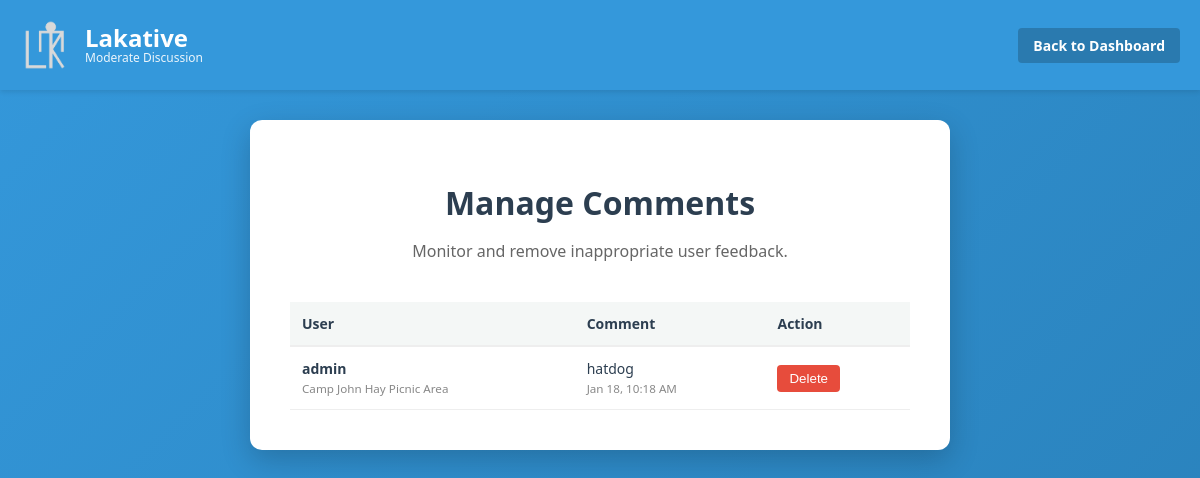
Page /manage_comments.php (signed in) on the earlier database version.
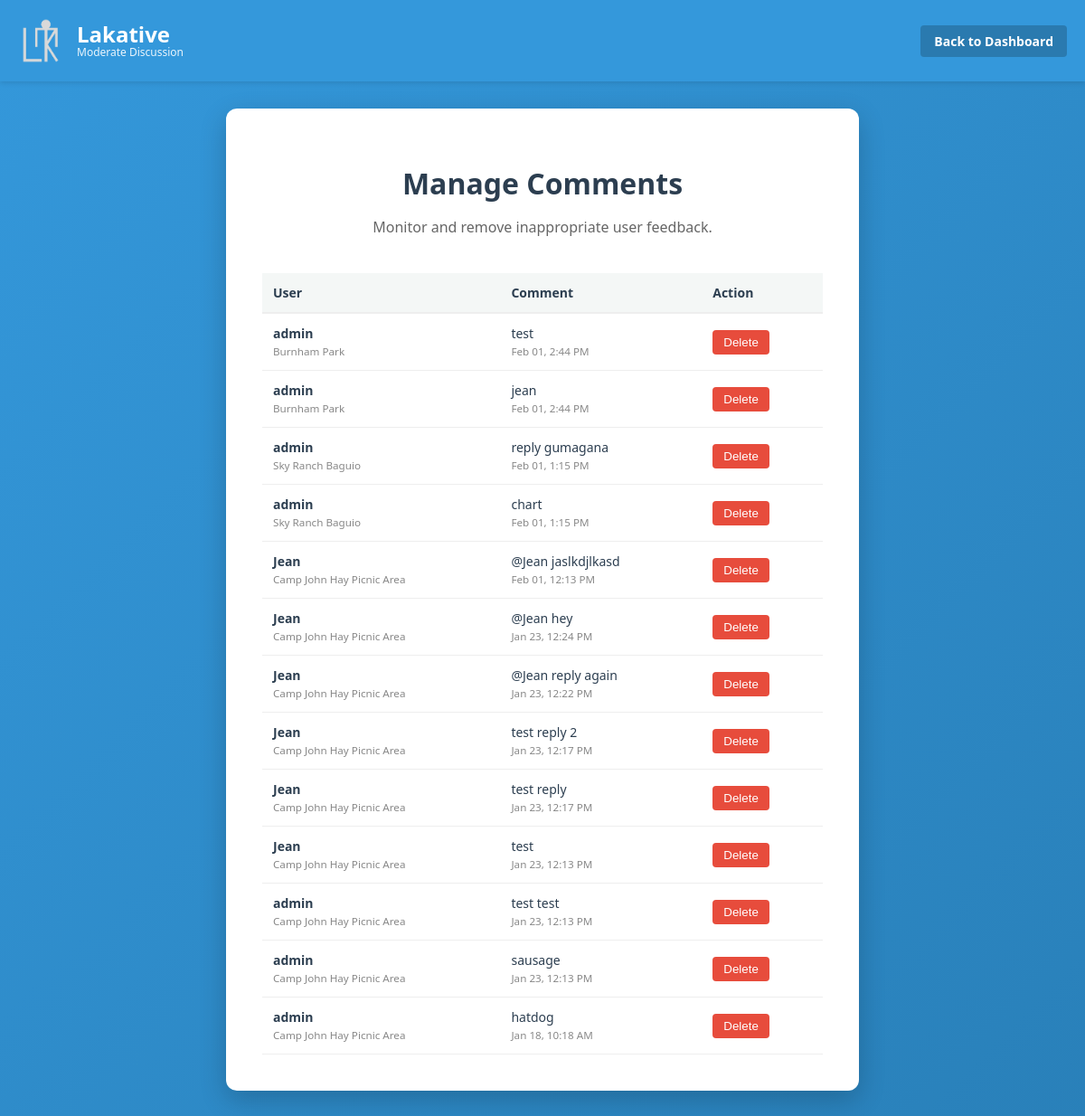
Same page on the later database version.
### tables this page shows
CREATE TABLE `comments` (
  `id` int(11) NOT NULL,
  `user_id` int(11) NOT NULL,
  `location_id` int(11) NOT NULL,
  `comment_text` text NOT NULL,
  `created_at` timestamp NOT NULL DEFAULT current_timestamp(),
  `parent_id` int(11) DEFAULT NULL
);

CREATE TABLE `users` (
  `id` int(11) NOT NULL,
  `username` varchar(50) NOT NULL,
  `password_hash` varchar(255) NOT NULL,
  `role` enum('user','admin') DEFAULT 'user',
  `created_at` timestamp NOT NULL DEFAULT current_timestamp()
);

CREATE TABLE `locations` (
  `id` int(11) NOT NULL,
  `name` varchar(255) NOT NULL,
  `lat` decimal(10,8) NOT NULL,
  `lng` decimal(11,8) NOT NULL,
  `venue_address` text NOT NULL,
  `description` text NOT NULL,
  `image_url` varchar(255) DEFAULT NULL,
  `open_time` int(11) DEFAULT 8,
  `close_time` int(11) DEFAULT 18
);

### manage_comments.php (the view, shortened to what this page needs)
<?php
include 'db_connect.php';
$sql = "SELECT c.id, c.comment_text, c.created_at, u.username, l.name as place_name
        FROM comments c
        JOIN users u ON c.user_id = u.id
        JOIN locations l ON c.location_id = l.id
        ORDER BY c.created_at DESC";
$stmt = $conn->prepare($sql);
$stmt->execute();
$comments = $stmt->fetchAll(PDO::FETCH_ASSOC);
?>
<!DOCTYPE html>
<html lang="en">
<head>
    <link rel="stylesheet" href="stylesheets.css?v=<?php echo time(); ?>">
</head>
<body class="admin-page-body">
    <header class="header-bar">
        <div class="header-elements">
            <div class="left-menu">
                <div class="logo">
                    <img src="images/LakativeLogo-real.png" alt="Logo">
                </div>
                <div class="header-text">
                    <p id="Wise">Lakative</p>
                    <p id="Tagline">Moderate Discussion</p>
                </div>
            </div>
            <div class="right-menu">
                <a href="admin_dashboard.php" class="login-btn">Back to Dashboard</a>
            </div>
        </div>
    </header>
    <div class="admin-container">
        <div class="admin-form-wrapper">
            <div class="welcome-section">
                <h1>Manage Comments</h1>
                <p>Monitor and remove inappropriate user feedback.</p>
            </div>
            <div class="table-scroll-wrapper">
                <table class="admin-table">
                    <thead>
                        <tr>
                            <th>User</th>
                            <th>Comment</th>
                            <th>Action</th>
                        </tr>
                    </thead>
                    <tbody>
                        <?php foreach ($comments as $c): ?>
                        <tr>
                            <td>
                                <strong><?php echo htmlspecialchars($c['username']); ?></strong><br>
                                <small style="color: var(--text-light);"><?php echo htmlspecialchars($c['place_name']); ?></small>
                            </td>
                            <td>
                                <p style="margin: 0; font-size: 14px;"><?php echo htmlspecialchars($c['comment_text']); ?></p>
                                <small style="color: var(--text-light);"><?php echo date('M d, g:i A', strtotime($c['created_at'])); ?></small>
                            </td>
                            <td>
                                <button onclick="confirmDelete(<?php echo $c['id']; ?>)" class="btn-delete">Delete</button>
                            </td>
                        </tr>
                        <?php endforeach; ?>
                    </tbody>
                </table>
            </div>
        </div>
    </div>
    </body>
</html>

### stylesheets.css (style rules this page uses)
:root { --bg-body: #f4f7f6; --bg-card: #ffffff; --bg-sidebar: #ffffff; --text-main: #2c3e50; --text-sub: #666666; --text-light: #888888; --border-color: #eeeeee; --primary-color: #3498db; --primary-hover: #2980b9; --header-bg: #3498db; --header-text: #ffffff; --danger-color: #e74c3c; --danger-hover: #c0392b; --success-color: #2ecc71; --warning-color: #e67e22; --shadow-light: 0 2px 5px rgba(0,0,0,0.1); --shadow-heavy: 0 10px 30px rgba(0,0,0,0.2); --modal-overlay: rgba(0, 0, 0, 0.6); --input-bg: #ffffff; --input-border: #ddd; --admin-gradient: linear-gradient(135deg, #3498db 0%, #2980b9 100%); }
* { box-sizing: border-box; }
body { margin: 0; padding: 0; height: 100vh; width: 100vw; overflow: hidden; font-family: 'Segoe UI', Tahoma, Geneva, Verdana, sans-serif; background-color: var(--bg-body); color: var(--text-main); transition: background-color 0.3s, color 0.3s; }
.header-bar { position: fixed; top: 0; left: 0; width: 100%; height: 90px; background-color: var(--header-bg); z-index: 2000; box-shadow: var(--shadow-light); display: flex; justify-content: space-between; align-items: center; padding: 0 20px; }
.header-elements { display: flex; justify-content: space-between; align-items: center; width: 100%; height: 100%; }
.left-menu { display: flex; align-items: center; gap: 15px; }
.logo img { height: 50px; width: auto; display: block; }
.header-text p { margin: 0; line-height: 1; color: var(--header-text); }
.header-text #Wise { font-size: 24px; font-weight: bold; margin-bottom: 2px; }
.header-text #Tagline { font-size: 12px; opacity: 0.9; }
.right-menu { display: flex; align-items: center; gap: 10px; }
.admin-link, .login-btn, .logout-btn { text-decoration: none; padding: 8px 15px; border-radius: 4px; font-size: 14px; font-weight: 600; color: white; display: flex; align-items: center; gap: 5px; }
.login-btn { background-color: rgba(0, 0, 0, 0.2); }
body.admin-page-body { overflow-y: auto !important; height: auto !important; background: var(--admin-gradient) !important; background-attachment: fixed !important; }
.admin-container { padding-top: 120px; padding-bottom: 50px; min-height: 100vh; padding-left: 20px; padding-right: 20px; }
.admin-form-wrapper { background: var(--bg-card); max-width: 700px; margin: 0 auto; padding: 40px; border-radius: 12px; box-shadow: var(--shadow-heavy); }
.admin-table { width: 100%; border-collapse: collapse; font-size: 14px; }
.admin-table th { background-color: var(--bg-body); color: var(--text-main); text-align: left; padding: 12px; border-bottom: 2px solid var(--border-color); }
.admin-table td { padding: 12px; border-bottom: 1px solid var(--border-color); color: var(--text-main); }
.btn-delete { background-color: var(--danger-color); color: white; border: none; padding: 6px 12px; border-radius: 4px; cursor: pointer; }
.welcome-section { text-align: center; margin-bottom: 40px; }
.welcome-section h1 { font-size: 32px; margin-bottom: 10px; color: var(--text-main); }
.welcome-section p { color: var(--text-sub); font-size: 16px; }

Differences in the rows shown:
added comments: user.username "admin", location.name "Burnham Park", comment_text "test", created_at "Feb 01, 2:44 PM"
added comments: user.username "admin", location.name "Burnham Park", comment_text "jean", created_at "Feb 01, 2:44 PM"
added comments: user.username "admin", location.name "Sky Ranch Baguio", comment_text "reply gumagana", created_at "Feb 01, 1:15 PM"
added comments: user.username "admin", location.name "Sky Ranch Baguio", comment_text "chart", created_at "Feb 01, 1:15 PM"
added comments: user.username "Jean", location.name "Camp John Hay Picnic Area", comment_text "@Jean jaslkdjlkasd", created_at "Feb 01, 12:13 PM"
added comments: user.username "Jean", location.name "Camp John Hay Picnic Area", comment_text "@Jean hey", created_at "Jan 23, 12:24 PM"
added comments: user.username "Jean", location.name "Camp John Hay Picnic Area", comment_text "@Jean reply again", created_at "Jan 23, 12:22 PM"
added comments: user.username "Jean", location.name "Camp John Hay Picnic Area", comment_text "test reply 2", created_at "Jan 23, 12:17 PM"
added comments: user.username "Jean", location.name "Camp John Hay Picnic Area", comment_text "test reply", created_at "Jan 23, 12:17 PM"
added comments: user.username "Jean", location.name "Camp John Hay Picnic Area", comment_text "test", created_at "Jan 23, 12:13 PM"
added comments: user.username "admin", location.name "Camp John Hay Picnic Area", comment_text "test test", created_at "Jan 23, 12:13 PM"
added comments: user.username "admin", location.name "Camp John Hay Picnic Area", comment_text "sausage", created_at "Jan 23, 12:13 PM"
